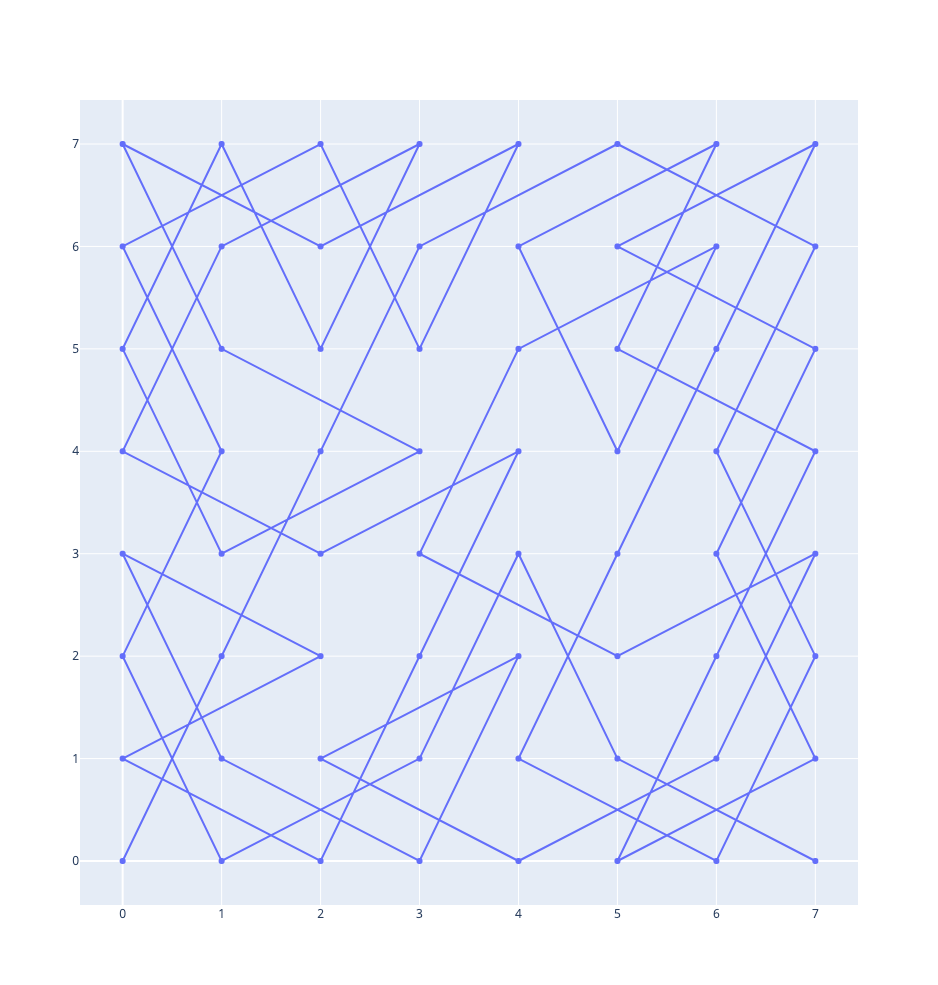

Write the Python code that produced this figure.

import plotly.graph_objects as go
import numpy as np

n = 8
max_lvl = n**2

dx = [2, 1, -1, -2, -2, -1, 1, 2]
dy = [1, 2, 2, 1, -1, -2, -2, -1]

def printBoard(board):
    for row in board:
        for cell in row:
            print(cell, end="\t")
        print(end="\n\n")

def printHtml(skoczek):
    # unzip
    y, x = [
        [i for i, j in skoczek],
        [j for i, j in skoczek]
    ]
    fig = go.Figure()
    fig.add_trace(go.Scatter(x=x, y=y, mode="lines+markers", name="Skoczek"))
    fig.show()
    pass


def dfs(state, level=1):
    
    board, skoczek = state
    sx, sy = skoczek[-1]

    if level == max_lvl:
        print('Udalo sie')
        printBoard(board)
        printHtml(skoczek)
        return True

    for i in range(8):
        nx = sx+dx[i]
        ny = sy+dy[i]
        if 0 <= nx < n and 0 <= ny < n and board[nx][ny] == 0:
            board[nx][ny] = level+1
            skoczek.append((nx, ny))
            new_state = (board, skoczek)
            if dfs(new_state, level+1):
                return True
            else:
            # cofniecie ruchu
                board[nx][ny] = 0
                del skoczek[-1]
            

if __name__ == "__main__":

    board = [[0] * n for _ in range(n)]
    board[0][0] = 1

    state = (board, [(0, 0)])
    dfs(state)
